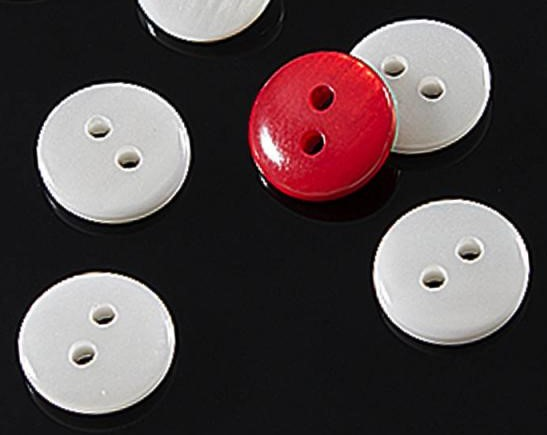
#> input picture 3 year, 1 semester/CV labs/im9.jpg, 547 x 435 px
$ python 'lab 14.py'   (older library calls are emulated)
#> lines starting #> are read from the running program, lines starting #| are printed output that depends on the picture; after the words box and inside, x2 and y2 are one past the last pixel; in counts of white or black regions, pixels touching at a corner belong together
# -*- coding: utf-8 -*-
"""
Created on Thu Nov 29 00:18:30 2018

@author: User
"""

import cv2 as cv
import numpy as np
from matplotlib import pyplot as plt
import random


fn = 'im9.jpg'
img = cv.imread(fn, 0)
#> img: shape (435, 547); min 0, max 255, mean 74.6
ret,image = cv.threshold(img,50,255,cv.THRESH_BINARY)
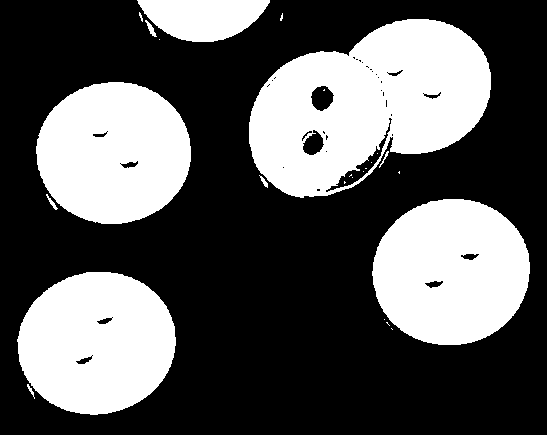
#> image: shape (435, 547); 35.7% white; 25 white regions (15 under 20 px), largest, box (x1, y1, x2, y2) and area: (249, 19, 491, 198) 27747, (372, 199, 530, 345) 18022, (17, 272, 176, 415) 17605

dist = cv.distanceTransform(image, cv.DIST_L2, 3)
cv.normalize(dist, dist, 0, 1.0, cv.NORM_MINMAX)

ret, dist1 = cv.threshold(dist,.2, 1.,cv.THRESH_BINARY)
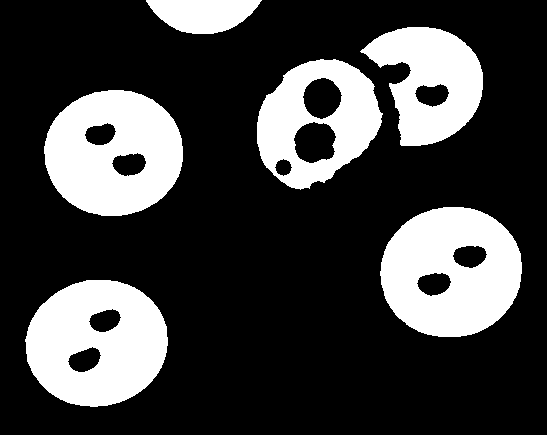
#> dist1: shape (435, 547) float32; values 0 (black) and 1 (white), 25.2% white; 6 white regions, box (x1, y1, x2, y2) and area: (380, 207, 522, 337) 13475, (25, 280, 168, 407) 13135, (44, 90, 183, 216) 12754, (257, 59, 383, 190) 9143, (360, 27, 483, 146) 8688, (146, 0, 262, 34) 2854

dist_8 = dist1.astype('uint8')
#> dist_8: shape (435, 547); values 0 (black) and 1 (white), 25.2% white; 6 white regions

_, contours, _ = cv.findContours(dist_8, cv.RETR_EXTERNAL, cv.CHAIN_APPROX_SIMPLE)
#> contours = 6 contours; box (x1, y1, x2, y2) and area: (380, 207, 522, 337) 14414, (25, 280, 168, 407) 14013, (44, 90, 183, 216) 13628, (257, 59, 383, 190) 11649, (360, 27, 483, 146) 9039, (146, 0, 262, 34) 2734

ncomp = len(contours)
#> ncomp = 6
print(ncomp)
#| 6

markers = np.zeros(dist1.shape, dtype=np.int32)
for i in range(len(contours)):
    cv.drawContours(markers, contours, i, (i+1), -1)
#> this loop made 6 passes
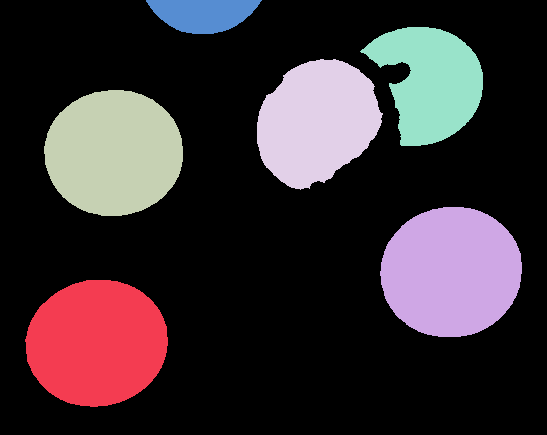
#> markers: shape (435, 547) int32; 7 distinct labels, from 0 to 6; one colour per label, 0 black
cv.circle(markers, (5,5), 3, (255,255,255), -1)
#> markers: shape (435, 547) int32; 8 distinct labels, from 0 to 255
img3 = cv.imread(fn)
#> img3 is the input picture: shape (435, 547, 3); mean B, G, R 72.5, 71, 82.5
img3 = cv.watershed(img3, markers)
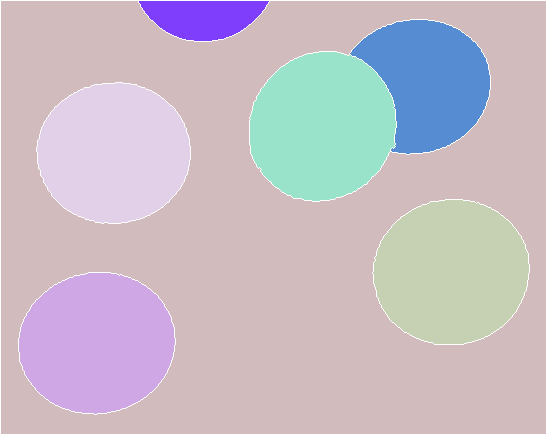
#> img3: shape (435, 547) int32; 8 distinct labels, from -1 to 255; one colour per label, 0 black, -1 white

mark = markers.astype('uint8')
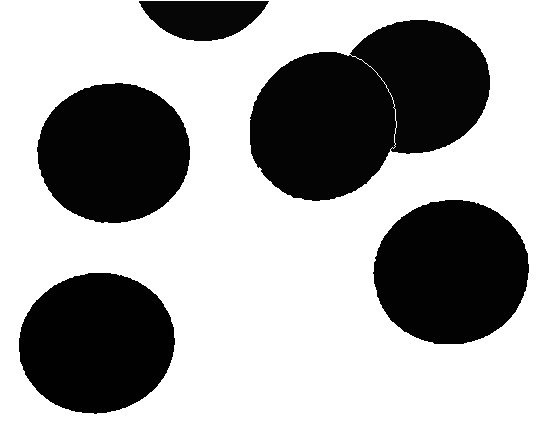
#> mark: shape (435, 547); min 1, max 255, mean 165.4
mark = cv.bitwise_not(mark)
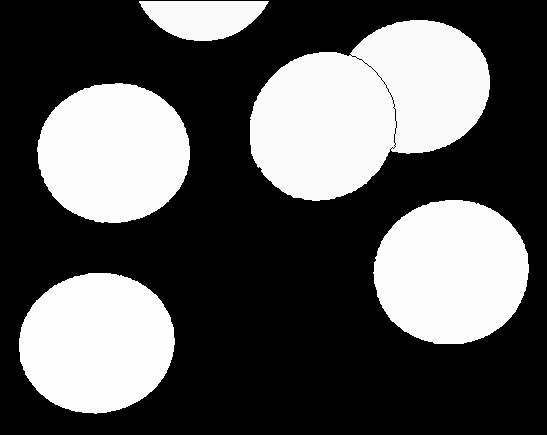
#> mark: shape (435, 547); min 0, max 254, mean 89.6
colors = []
for contour in contours:
    colors.append((random.randint(0,256), random.randint(0,256), random.randint(0,256)))
#> after the loop, colors = [(197, 215, 20), (132, 248, 207), (155, 244, 183), (111, 71, 144), (71, 48, 128), (75, 158, 50)]
dst = np.zeros((markers.shape[0], markers.shape[1], 3), dtype=np.uint8)
for i in range(markers.shape[0]):
    for j in range(markers.shape[1]):
        index = markers[i,j]
        if index > 0 and index <= len(contours):
            dst[i,j,:] = colors[index-1]
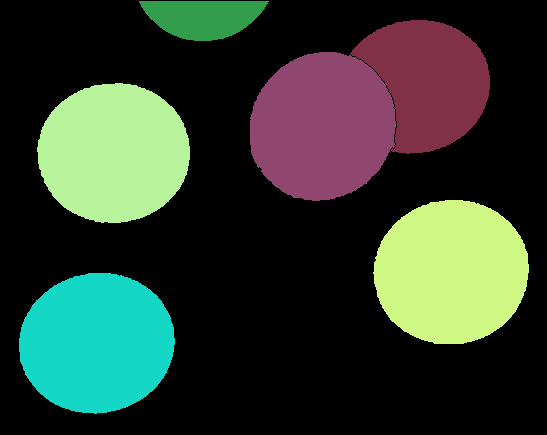
#> dst: shape (435, 547, 3); mean of channels 0, 1, 2 47.7, 61.2, 47.4; drawn as B, G, R


image = cv.cvtColor(image, cv.COLOR_GRAY2RGB)
img = cv.cvtColor(img, cv.COLOR_GRAY2RGB)
#> img: shape (435, 547, 3)
dist = cv.cvtColor(dist, cv.COLOR_GRAY2RGB)
#> dist: shape (435, 547, 3) float32
dist1 = cv.cvtColor(dist1, cv.COLOR_GRAY2RGB)
dst = cv.cvtColor(dst, cv.COLOR_BGR2RGB)


fig=plt.figure(figsize=(500, 1000))
titles = ["ORIGINAL", "BINARY", "DIST", "DIST BINARY", "MARKERS", "FINAL"]
images = [img, image, dist, dist1, markers, dst]
m = 2
n = 3
k = 0
for i in range(m):
    for j in range(n):
        sub = fig.add_subplot(m, n, k + 1)
        sub.set_title(titles[k])
        plt.imshow(images[k])
        k += 1
#> after the loop, k = 6
